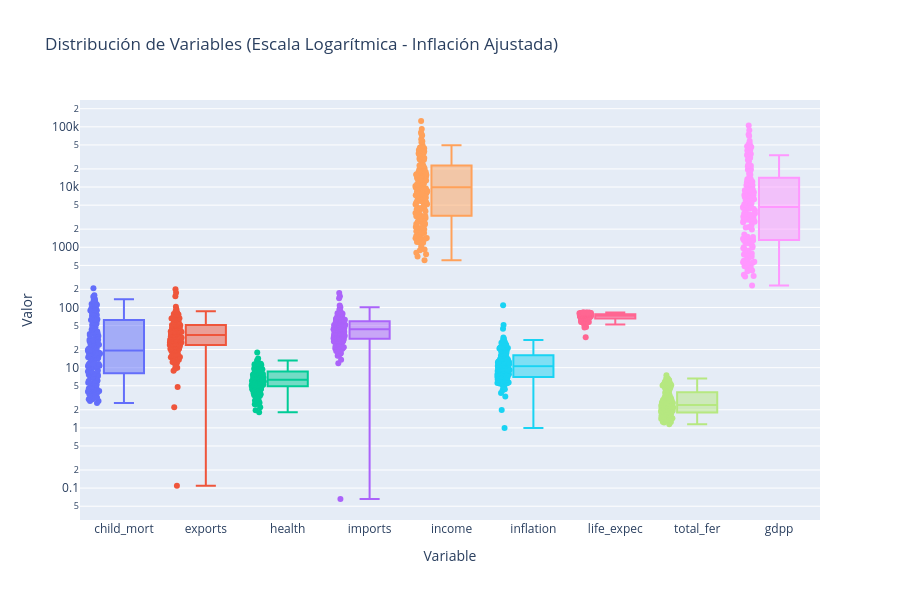

Write notebook code for a chart like this one.
### Markdown cell above
**Ejercicio 1** - Llevar a cabo un procedimiento de EDA para obtener información acerca de los datos:

*  Declara el tamaño del dataset y muestra algunos registros por pantalla. Muestra los estadísticos (media, desviación típica, min, max...) relevantes de cada una de las variables. Observando el tipo de características, ¿podemos usarlas todas en un algoritmo de agrupación?

*  Analiza la distribución de cada una de las variables mediante gráficas de densidad y boxplots (se valora utilizar el mínimo código posible para mostrar todas las gráficas). ¿Están bien distribuidas las variables? ¿Qué podemos comentar de este análisis?

### Code cell
# 1.1 Carga y Estructura
df = pd.read_csv('Country-data.csv')
print(f"Tamaño del Dataset: {df.shape[0]} países x {df.shape[1]} variables")
print("\nPrimeros registros:")
print(df.head())

# 1.2 Estadísticos Descriptivos
print("\nEstadísticos Relevantes:")
desc = df.describe().T
desc['Skewness'] = df.select_dtypes(include=np.number).skew()
print(desc[['mean', 'std', 'min', 'max', 'Skewness']])

# 1.3 Análisis de Idoneidad
print("\nANÁLISIS DE IDONEIDAD DE LAS VARIABLES")
print("-" * 50)
print("Conclusión: No podemos utilizar todas las variables directamente.")
print("Razones:")
print("1. La variable 'country' es categórica y debe ser el índice/etiqueta, no una feature.")
print("2. Existe incompatibilidad de escalas (Income alcanza ~100k mientras que Inflation ~10).")
print("   Por lo tanto: Se requiere estandarización obligatoria.")

# 1.4 Visualización de Distribuciones (Densidad + Boxplot)
print("\n--- GRÁFICAS DE DENSIDAD (KDE) ---")
numeric_cols = df.select_dtypes(include=[np.number]).columns
fig_density, axes = plt.subplots(3, 3, figsize=(15, 12))
axes = axes.flatten()

for idx, col in enumerate(numeric_cols):
    axes[idx].hist(df[col], bins=30, alpha=0.7, edgecolor='black', density=True)
    df[col].plot(kind='density', ax=axes[idx], color='red', linewidth=2)
    axes[idx].set_title(f'Densidad: {col}', fontweight='bold')
    axes[idx].set_ylabel('Densidad')
    axes[idx].grid(True, alpha=0.3)

plt.tight_layout()
plt.show()

# 1.5 Boxplots con escala logarítmica
df_plot = df.copy()
min_inflation = df['inflation'].min()
if min_inflation <= 0:
    offset = abs(min_inflation) + 1
    df_plot['inflation'] = df_plot['inflation'] + offset
    print(f"\nNota técnica: Se aplicó un offset de +{offset} a la variable 'inflation' únicamente para visualización logarítmica.")

df_melted = df_plot.melt(id_vars=['country'], var_name='Variable', value_name='Valor')

fig_eda = px.box(df_melted, x='Variable', y='Valor', color='Variable',
                 points="all", hover_name='country',
                 title='Distribución de Variables (Escala Logarítmica - Inflación Ajustada)')
fig_eda.update_layout(yaxis_type="log", showlegend=False, height=600)
fig_eda.show()

### Figure 1 — Plotly figure (JSON) as saved in the notebook; plotly's stock layout.template omitted (floating-point values rounded to 4 significant figures; data arrays with more than 128 entries replaced by an {"elided": "..."} marker saying what was removed)
{"data": [{"alignmentgroup": "True", "boxpoints": "all", "hovertemplate": "<b>%{hovertext}</b><br><br>Variable=%{x}<br>Valor=%{y}<extra></extra>", "hovertext": {"elided": "167 str values"}, "legendgroup": "child_mort", "marker": {"color": "#636efa"}, "name": "child_mort", "notched": false, "offsetgroup": "child_mort", "orientation": "v", "showlegend": true, "type": "box", "x": {"elided": "167 str values"}, "x0": " ", "xaxis": "x", "y": {"elided": "167 float values"}, "y0": " ", "yaxis": "y"}, {"alignmentgroup": "True", "boxpoints": "all", "hovertemplate": "<b>%{hovertext}</b><br><br>Variable=%{x}<br>Valor=%{y}<extra></extra>", "hovertext": {"elided": "167 str values"}, "legendgroup": "exports", "marker": {"color": "#EF553B"}, "name": "exports", "notched": false, "offsetgroup": "exports", "orientation": "v", "showlegend": true, "type": "box", "x": {"elided": "167 str values"}, "x0": " ", "xaxis": "x", "y": {"elided": "167 float values"}, "y0": " ", "yaxis": "y"}, {"alignmentgroup": "True", "boxpoints": "all", "hovertemplate": "<b>%{hovertext}</b><br><br>Variable=%{x}<br>Valor=%{y}<extra></extra>", "hovertext": {"elided": "167 str values"}, "legendgroup": "health", "marker": {"color": "#00cc96"}, "name": "health", "notched": false, "offsetgroup": "health", "orientation": "v", "showlegend": true, "type": "box", "x": {"elided": "167 str values"}, "x0": " ", "xaxis": "x", "y": {"elided": "167 float values"}, "y0": " ", "yaxis": "y"}, {"alignmentgroup": "True", "boxpoints": "all", "hovertemplate": "<b>%{hovertext}</b><br><br>Variable=%{x}<br>Valor=%{y}<extra></extra>", "hovertext": {"elided": "167 str values"}, "legendgroup": "imports", "marker": {"color": "#ab63fa"}, "name": "imports", "notched": false, "offsetgroup": "imports", "orientation": "v", "showlegend": true, "type": "box", "x": {"elided": "167 str values"}, "x0": " ", "xaxis": "x", "y": {"elided": "167 float values"}, "y0": " ", "yaxis": "y"}, {"alignmentgroup": "True", "boxpoints": "all", "hovertemplate": "<b>%{hovertext}</b><br><br>Variable=%{x}<br>Valor=%{y}<extra></extra>", "hovertext": {"elided": "167 str values"}, "legendgroup": "income", "marker": {"color": "#FFA15A"}, "name": "income", "notched": false, "offsetgroup": "income", "orientation": "v", "showlegend": true, "type": "box", "x": {"elided": "167 str values"}, "x0": " ", "xaxis": "x", "y": {"elided": "167 float values"}, "y0": " ", "yaxis": "y"}, {"alignmentgroup": "True", "boxpoints": "all", "hovertemplate": "<b>%{hovertext}</b><br><br>Variable=%{x}<br>Valor=%{y}<extra></extra>", "hovertext": {"elided": "167 str values"}, "legendgroup": "inflation", "marker": {"color": "#19d3f3"}, "name": "inflation", "notched": false, "offsetgroup": "inflation", "orientation": "v", "showlegend": true, "type": "box", "x": {"elided": "167 str values"}, "x0": " ", "xaxis": "x", "y": {"elided": "167 float values"}, "y0": " ", "yaxis": "y"}, {"alignmentgroup": "True", "boxpoints": "all", "hovertemplate": "<b>%{hovertext}</b><br><br>Variable=%{x}<br>Valor=%{y}<extra></extra>", "hovertext": {"elided": "167 str values"}, "legendgroup": "life_expec", "marker": {"color": "#FF6692"}, "name": "life_expec", "notched": false, "offsetgroup": "life_expec", "orientation": "v", "showlegend": true, "type": "box", "x": {"elided": "167 str values"}, "x0": " ", "xaxis": "x", "y": {"elided": "167 float values"}, "y0": " ", "yaxis": "y"}, {"alignmentgroup": "True", "boxpoints": "all", "hovertemplate": "<b>%{hovertext}</b><br><br>Variable=%{x}<br>Valor=%{y}<extra></extra>", "hovertext": {"elided": "167 str values"}, "legendgroup": "total_fer", "marker": {"color": "#B6E880"}, "name": "total_fer", "notched": false, "offsetgroup": "total_fer", "orientation": "v", "showlegend": true, "type": "box", "x": {"elided": "167 str values"}, "x0": " ", "xaxis": "x", "y": {"elided": "167 float values"}, "y0": " ", "yaxis": "y"}, {"alignmentgroup": "True", "boxpoints": "all", "hovertemplate": "<b>%{hovertext}</b><br><br>Variable=%{x}<br>Valor=%{y}<extra></extra>", "hovertext": {"elided": "167 str values"}, "legendgroup": "gdpp", "marker": {"color": "#FF97FF"}, "name": "gdpp", "notched": false, "offsetgroup": "gdpp", "orientation": "v", "showlegend": true, "type": "box", "x": {"elided": "167 str values"}, "x0": " ", "xaxis": "x", "y": {"elided": "167 float values"}, "y0": " ", "yaxis": "y"}], "layout": {"boxmode": "overlay", "height": 600, "legend": {"title": {"text": "Variable"}, "tracegroupgap": 0}, "showlegend": false, "title": {"text": "Distribución de Variables (Escala Logarítmica - Inflación Ajustada)"}, "xaxis": {"anchor": "y", "categoryarray": ["child_mort", "exports", "health", "imports", "income", "inflation", "life_expec", "total_fer", "gdpp"], "categoryorder": "array", "domain": [0, 1], "title": {"text": "Variable"}}, "yaxis": {"anchor": "x", "domain": [0, 1], "title": {"text": "Valor"}, "type": "log"}}}
